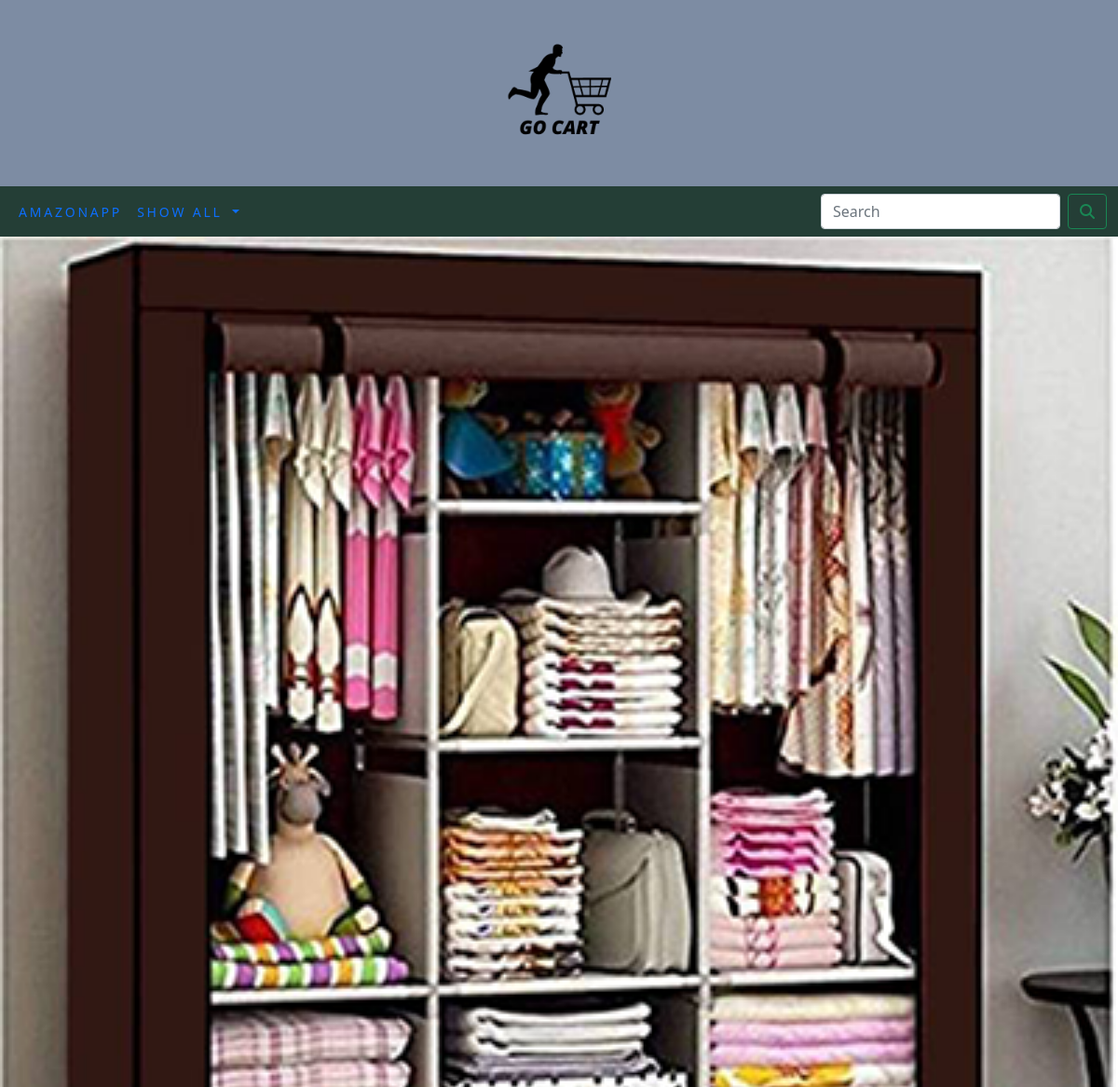
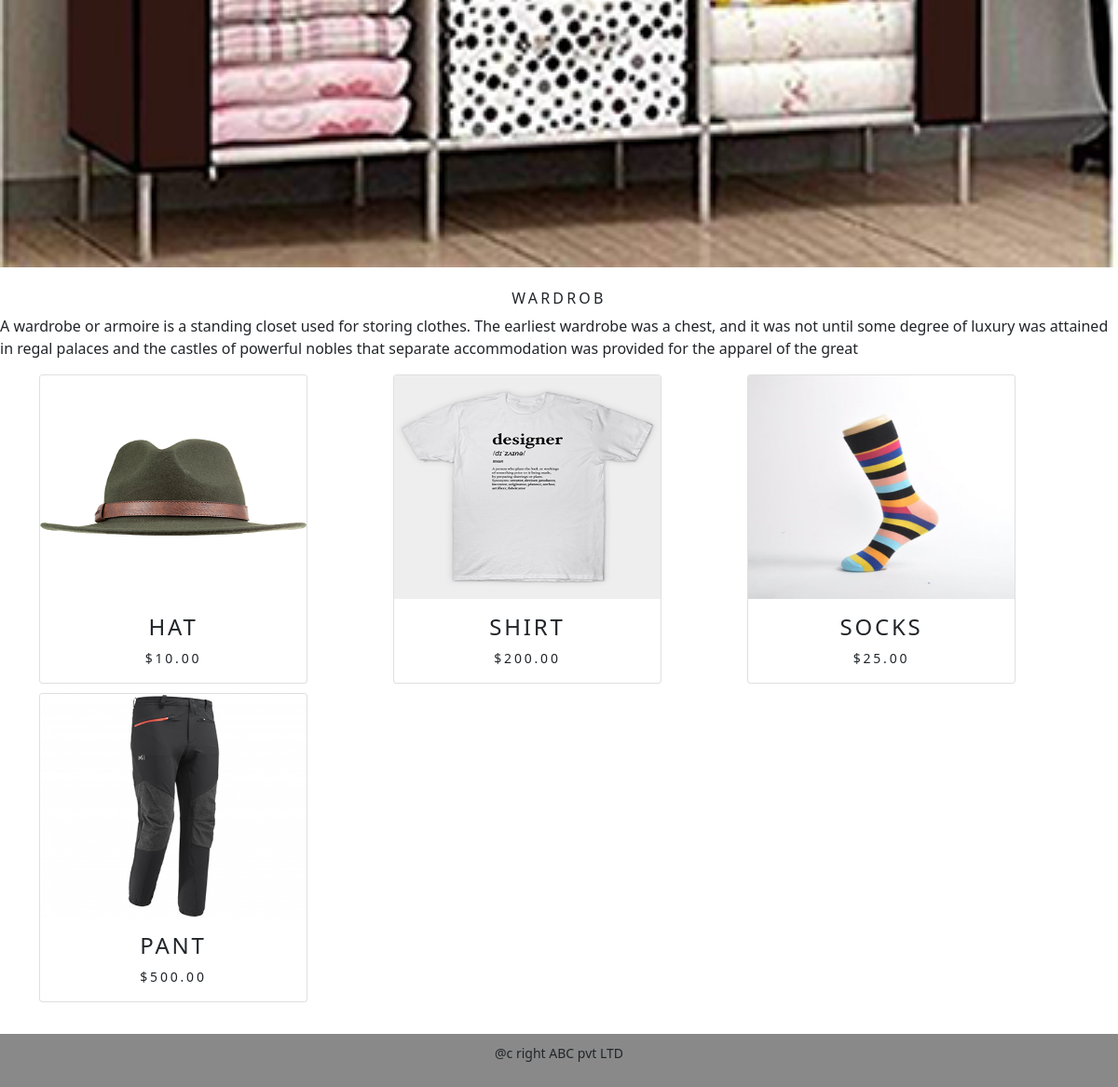
The page /shop/wardrob/ on the database its author committed (2 pictures, top to bottom).
### amazonapp/models.py (models this page shows, shortened)
class Category(models.Model):
    name=models.CharField(max_length=250,unique=True)
    slug=models.SlugField(max_length=250,unique=True)
    description=models.TextField(blank=True)
    image=models.ImageField(upload_to='categorygallery',blank=True)
    class Meta:
        ordering=('name',)
        verbose_name='category'
        verbose_name_plural='categories'
    def get_url(self):
        return reverse('amazonapp:products_by_category',args=[self.slug])

class Product(models.Model):
    name=models.CharField(max_length=250)
    slug=models.SlugField(max_length=250,unique=True)
    description=models.TextField(blank=True)
    price=models.DecimalField(max_digits=10,decimal_places=2)
    category=models.ForeignKey(Category,on_delete=models.CASCADE)
    image = models.ImageField(upload_to='productgallery', blank=True)
    stock=models.IntegerField()
    available=models.BooleanField(default=True)
    created=models.DateTimeField(auto_now_add=True)
    updated=models.DateTimeField(auto_now=True)
    def get_url(self):
        return reverse('amazonapp:proCatdetail',args=[self.category.slug,self.slug])
    class Meta:
        ordering=('name',)
        verbose_name='product'
        verbose_name_plural='products'

### amazonapp/views.py (the view)
# urls.py: path('',views.allproductcat,name='allproductcat'),
def allproductcat(request, c_slug=None):
    c_page = None
    products_list = None
    if c_slug != None:
        c_page = get_object_or_404(Category, slug=c_slug)
        products_list = Product.objects.all().filter(category=c_page, available=True)
    else:
        products_list = Product.objects.all().filter(available=True)
    paginator=Paginator(products_list,6)
    try:
        page=int(request.GET.get('page','1'))
    except:
        page=1
    try:
        products=paginator.page(page)
    except (EmptyPage,InvalidPage):
        products=paginator.page(paginator.num_pages)
    return render(request, "category.html", {'category': c_page, 'products': products})

### amazonapp/context_processors.py (called while the page is built)
def menu_links(request):
    links=Category.objects.all()
    return dict(links=links)

### cartapp/context_processors.py (called while the page is built)
def counter(request):
    item_count=0
    if 'admin' in request.path:
        return {}
    else:
        try:
            cart=Cart.objects.filter(cart_id=_cart_id(request))
            cart_items=Cartitem.objects.all().filter(cart=cart[:1])
            for cart_item in cart_items:
                item_count += cart_item.quantity
        except Cart.DoesNotExist:
            item_count = 0
    return dict(item_count=item_count)

### cartapp/views.py (called while the page is built)
def _cart_id(request):
    cart=request.session.session_key
    if not cart:
        cart=request.session.create()
    return cart

### templates/category.html (shortened to what this page needs)
{% extends 'base.html' %}
{% load static %}
{% block body %}
<div class="mx_auto ">
    {% if category %}
        <img class="my_image catesize" src="{{ category.image.url }}" alt="{{ category.name }}">
</div><br>
<div>
    <h1 class="text-center my_title">
        {{category.name}}
    </h1>
    <p class="text-justify">
        {{category.description}}
    </p>
</div>
{% endif %}
<div class="container">
    <div class="row mx_auto">
        {% for product in products %}
        <div class="my_bottom_margin col-9 col-sm-12 col-md-12 col-lg-4" >
            <div class="card text-center" style="width: 18rem;">
                <a href="{{product.get_url}}"><img src="{{product.image.url}}" class="card-img-top" alt="{{product.name}}" width="320px" height="240px"></a>
                <div class="card-body">
                    <h4 class="card-title">
                        {{product.name}}
                    </h4>
                    <p class="card-text">
                        ${{product.price}}
                    </p>
                </div>
            </div>
        </div>
        {% endfor %}
    </div>
            <br>
</div>
{% endblock %}

### static/css/custom.css (style rules this page uses)
.my_image { width:100%; height:auto; }
.my_title { font-size:16px; text-transform:uppercase; letter-spacing:.2em; }
.my_bottom_margin { margin-bottom:10px; }
.card-body { font-size:14px; letter-spacing:.2em; text-transform:uppercase; }

### rows shown on the page
Category: image (picture), name "WARDROB", description "A wardrobe or armoire is a standing closet used for storing clothes. The earliest wardrobe was a chest, and it was not until some degree of luxury was attained in regal palaces and the castles of powerful nobles that separate accommodation was provided for the apparel of the great"
Product: image (picture), name "HAT", price "10.00"
Product: image (picture), name "SHIRT", price "200.00"
Product: image (picture), name "SOCKS", price "25.00"
Product: image (picture), name "PANT", price "500.00"
